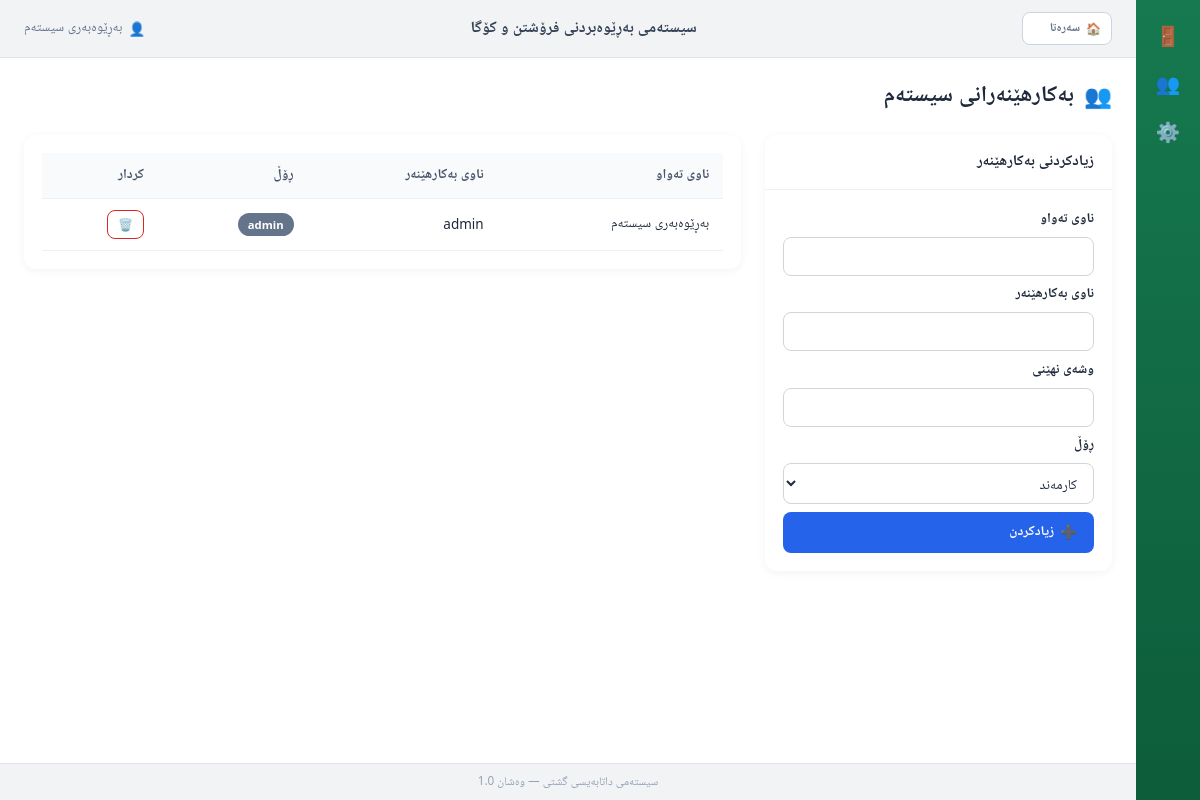
The app's page /users (signed in) with its own data.
### tables this page shows
CREATE TABLE users (
            id INTEGER PRIMARY KEY AUTOINCREMENT,
            username TEXT UNIQUE NOT NULL,
            password TEXT NOT NULL,
            fullname TEXT,
            role TEXT DEFAULT 'staff'
        );

### app.py (the view, shortened to what this page needs)
@app.route("/users", methods=["GET", "POST"])
@login_required
def users():
    if session.get("role") != "admin":
        flash("مۆڵەتت نییە بۆ ئەم بەشە", "danger")
        return redirect(url_for("dashboard"))
    conn = get_connection()
    rows = conn.execute("SELECT id, username, fullname, role FROM users").fetchall()
    conn.close()
    return render_template("users.html", users=rows)

### app.py (called while the page is built)
def login_required(f):
    @wraps(f)
    def wrapper(*args, **kwargs):
        if "user_id" not in session:
            return redirect(url_for("login"))
        return f(*args, **kwargs)
    return wrapper

@app.context_processor
def inject_user():
    return dict(current_user=session.get("fullname"), current_role=session.get("role"))

### database.py (called while the page is built)
def get_connection():
    conn = sqlite3.connect(DB_PATH)
    conn.row_factory = sqlite3.Row
    conn.execute("PRAGMA foreign_keys = ON")
    return conn

### templates/users.html (shortened to what this page needs)
{% extends "base.html" %}
{% block content %}
<h2 class="page-title"><span class="icon">👥</span> بەکارهێنەرانی سیستەم</h2>
<div class="row">
  <div class="col-md-4">
    <div class="card">
      <div class="card-header">زیادکردنی بەکارهێنەر</div>
      <div class="card-body">
        <form method="POST">
          <div class="mb-2">
            <label class="form-label">ناوی تەواو</label>
            <input type="text" name="fullname" class="form-control">
          </div>
          <div class="mb-2">
            <label class="form-label">ناوی بەکارهێنەر</label>
            <input type="text" name="username" class="form-control" required>
          </div>
          <div class="mb-2">
            <label class="form-label">وشەی نهێنی</label>
            <input type="password" name="password" class="form-control" required>
          </div>
          <div class="mb-2">
            <label class="form-label">ڕۆڵ</label>
            <select name="role" class="form-select">
              <option value="staff">کارمەند</option>
            </select>
          </div>
          <button class="btn btn-primary w-100" type="submit"><span class="icon">➕</span> زیادکردن</button>
        </form>
      </div>
    </div>
  </div>
  <div class="col-md-8">
    <div class="card">
      <div class="card-body p-0">
        <table class="table mb-0">
          <thead><tr><th>ناوی تەواو</th><th>ناوی بەکارهێنەر</th><th>ڕۆڵ</th><th>کردار</th></tr></thead>
          <tbody>
          {% for u in users %}
            <tr>
              <td>{{ u.fullname }}</td>
              <td>{{ u.username }}</td>
              <td><span class="badge bg-secondary">{{ u.role }}</span></td>
              <td><a href="{{ url_for('delete_user', user_id=u.id) }}" class="btn btn-sm btn-outline-danger" onclick="return confirm('دڵنیای؟')"><span class="icon">🗑️</span></a></td>
            </tr>
          {% endfor %}
          </tbody>
        </table>
      </div>
    </div>
  </div>
</div>
{% endblock %}

### templates/base.html (shortened to what this page needs)
<!DOCTYPE html>
<html lang="ckb" dir="rtl">
<head>
<link rel="stylesheet" href="{{ url_for('static', filename='css/style.css') }}">
</head>
<body>
{% if session.get('user_id') %}
<div class="app-shell">
  <aside class="icon-sidebar">
    <a href="{{ url_for('logout') }}" class="side-icon-btn" title="دەرچوون">🚪</a>
    {% if current_role == 'admin' %}
    <a href="{{ url_for('users') }}" class="side-icon-btn" title="بەکارهێنەران">👥</a>
    {% endif %}
    <a href="{{ url_for('categories') }}" class="side-icon-btn" title="جۆرەکان">⚙️</a>
  </aside>
  <div class="app-col">
    <header class="topbar">
      {% if request.endpoint != 'dashboard' %}
        <a href="{{ url_for('dashboard') }}" class="btn btn-outline-secondary btn-sm topbar-home">
          <span class="icon">🏠</span> سەرەتا
        </a>
      {% else %}
        <span></span>
      {% endif %}
      <div class="topbar-title">سیستەمی بەڕێوەبردنی فرۆشتن و کۆگا</div>
      <div class="topbar-user"><span class="icon">👤</span> {{ current_user }}</div>
    </header>
    <main class="app-main">
      <div class="container-fluid py-4">
        {% block content %}{% endblock %}
      </div>
    </main>
    <footer class="app-footer">
      <span>سیستەمی داتابەیسی گشتی — وەشان 1.0</span>
    </footer>
  </div>
</div>
{% else %}
  {% block guest_content %}{% endblock %}
{% endif %}
</body>
</html>

### static/css/style.css (style rules this page uses)
* { box-sizing: border-box; font-family: "Segoe UI", Tahoma, Arial, "Noto Naskh Arabic", sans-serif; }
html, body { margin: 0; padding: 0; background-color: #f4f6f9; color: #1e293b; font-size: 15px; }
a { text-decoration: none; color: inherit; }
.icon { font-style: normal; display: inline-block; }
.w-100 { width: 100%; }
.mb-0 { margin-bottom: 0; }
.mb-2 { margin-bottom: 0.5rem; }
.p-0 { padding: 0; }
.py-4 { padding-top: 1.5rem; padding-bottom: 1.5rem; }
.container-fluid { width: 100%; padding: 0 24px; }
.row { display: flex; flex-wrap: wrap; margin: 0 -12px; }
.row > [class*="col-"] { padding: 0 12px; }
.col-md-4 { width: 33.3333%; }
.col-md-8 { width: 66.6667%; }
.app-shell { min-height: 100vh; display: flex; }
.app-col { flex-grow: 1; display: flex; flex-direction: column; min-height: 100vh; }
.icon-sidebar { width: 64px; flex-shrink: 0; background: linear-gradient(180deg, #16794f, #0d5c3a); display: flex; flex-direction: column; align-items: center; gap: 6px; padding: 14px 0; }
.side-icon-btn { width: 42px; height: 42px; display: flex; align-items: center; justify-content: center; font-size: 1.3rem; border-radius: 10px; color: #fff; transition: 0.15s; }
.topbar { background: #f1f3f5; border-bottom: 1px solid #dfe3e7; padding: 12px 24px; display: flex; align-items: center; justify-content: space-between; position: sticky; top: 0; z-index: 10; }
.topbar-title { font-weight: 700; color: #334155; font-size: 1.05rem; }
.topbar-user { display: flex; align-items: center; gap: 6px; font-size: 0.9rem; color: #64748b; }
.topbar-home { min-width: 90px; }
.app-main { flex-grow: 1; background: #fff; }
.app-footer { background: #f1f3f5; border-top: 1px solid #dfe3e7; padding: 8px 20px; text-align: center; font-size: 0.78rem; color: #94a3b8; }
.page-title { margin-bottom: 20px; font-weight: 700; display: flex; align-items: center; gap: 10px; color: #1e293b; }
.card { border: none; border-radius: 12px; background: #fff; box-shadow: 0 2px 10px rgba(0,0,0,0.05); margin-bottom: 1rem; overflow: hidden; }
.card-header { background: #fff; border-bottom: 1px solid #eee; font-weight: 600; padding: 14px 18px; }
.card-body { padding: 18px; }
.btn { display: inline-flex; align-items: center; gap: 6px; padding: 8px 16px; border-radius: 8px; border: 1px solid transparent; font-size: 0.9rem; font-weight: 600; cursor: pointer; transition: 0.15s; }
.btn-sm { padding: 5px 10px; font-size: 0.8rem; }
.btn-primary { background: #2563eb; color: #fff; }
.btn-outline-secondary { background: #fff; color: #64748b; border-color: #cbd5e1; }
.btn-outline-danger { background: #fff; color: #dc2626; border-color: #dc2626; }
.form-label { display: block; font-weight: 600; margin-bottom: 6px; font-size: 0.9rem; }
.form-control, .form-select { width: 100%; padding: 9px 12px; border: 1px solid #d1d5db; border-radius: 8px; font-size: 0.92rem; background: #fff; color: #1e293b; }
.table { width: 100%; border-collapse: collapse; }
.table th, .table td { padding: 11px 14px; text-align: right; border-bottom: 1px solid #eef0f3; font-size: 0.9rem; }
.table thead th { background: #f8fafc; font-weight: 700; color: #475569; }
.badge { display: inline-block; padding: 4px 10px; border-radius: 20px; font-size: 0.75rem; font-weight: 700; color: #fff; }
.bg-secondary { background: #64748b; }

### records on screen
users: fullname "بەڕێوەبەری سیستەم", username "admin", role "admin"
